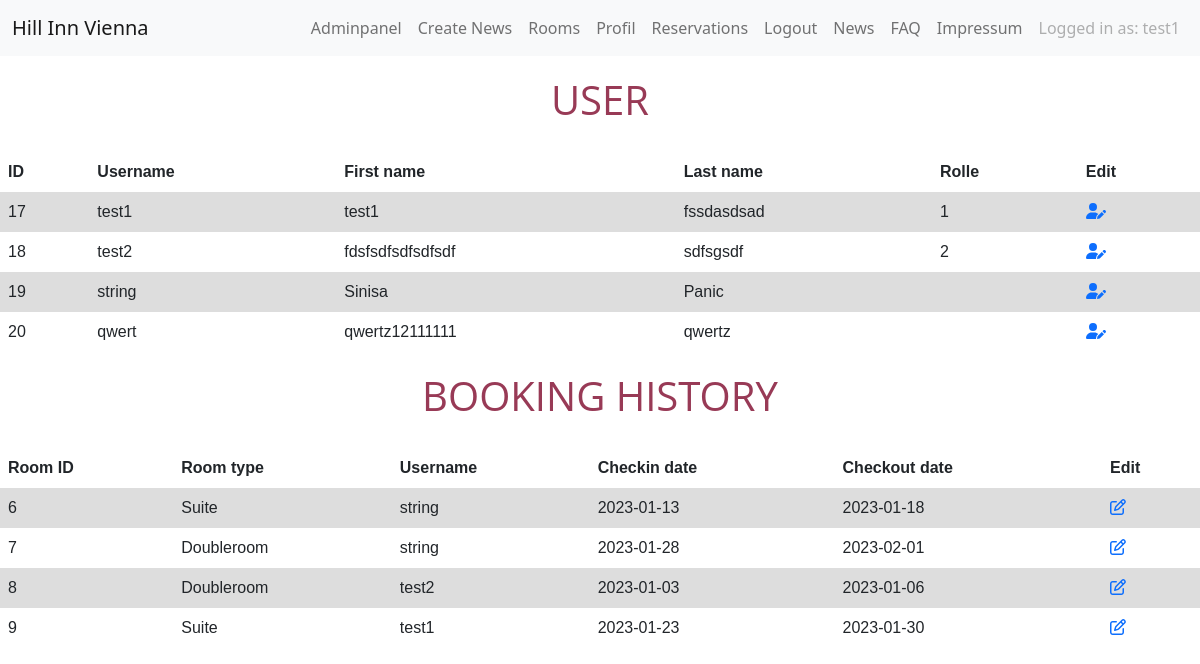
The app's page /inc/admin.php (signed in) with its own data.
### tables this page shows
CREATE TABLE `accounts` (
  `USERNAME` varchar(255) DEFAULT NULL,
  `PASSWORD` varchar(255) DEFAULT NULL,
  `FIRST_NAME` varchar(255) DEFAULT NULL,
  `LAST_NAME` varchar(255) DEFAULT NULL,
  `EMAIL` varchar(255) DEFAULT NULL,
  `SALUTATION` varchar(255) DEFAULT NULL,
  `ID` int(255) NOT NULL,
  `GROUP` int(10) DEFAULT NULL,
  `ACTIVE` int(20) NOT NULL DEFAULT 1
);

CREATE TABLE `rooms` (
  `ROOM_ID` int(255) NOT NULL,
  `ROOM_TYPE` varchar(255) NOT NULL,
  `GUEST_FIRSTNAME` varchar(255) DEFAULT NULL,
  `GUEST_LASTNAME` varchar(255) DEFAULT NULL,
  `CHECKIN_DATE` date NOT NULL,
  `CHECKOUT_DATE` date NOT NULL,
  `RESERVATION_TIME` timestamp NOT NULL DEFAULT current_timestamp(),
  `STAT` varchar(255) NOT NULL DEFAULT 'New',
  `BREAKFAST` varchar(255) NOT NULL DEFAULT 'No',
  `PARKING` varchar(255) NOT NULL DEFAULT 'No',
  `PET` varchar(255) NOT NULL DEFAULT 'No',
  `USERNAME` varchar(255) NOT NULL
);

### inc/admin.php (the view, shortened to what this page needs)
<!DOCTYPE html>
<html lang="en">
<head>
    <link rel="stylesheet" href="/res/admin.css">
    <link rel="stylesheet" href="/res/main.css">
</head>
<body>
<?php
  include "nav.php";
?>
<h1>User</h1>
<table>
    <tr>
    <th>ID</th>
    <th>Username</th>
    <th>First name</th>
    <th>Last name</th>
    <th>Rolle</th>
    <th>Edit</th>
    </tr>
<?php
require("../config/dbaccess.php");
$stmt = $mysql->prepare("SELECT * FROM accounts");
$stmt->execute();
while($row = $stmt->fetch()){
    ?>
    <tr>
      <td><?php echo $row["ID"] ?></td>
      <td><?php echo $row["USERNAME"] ?></td>
      <td><?php echo $row["FIRST_NAME"] ?></td>
      <td><?php echo $row["LAST_NAME"] ?></td>
      <td><?php echo $row["GROUP"] ?></td>
      <td><a href="useredit.php?id=<?php echo $row["USERNAME"]?>"><i class="fa-solid fa-user-pen"></i></td>
      </tr>
      <?php
}
?>
</table>
<h1>Booking history</h1>
<table>
    <tr>
    <th>Room ID</th>
    <th>Room type</th>
    <th>Username</th>
    <th>Checkin date</th>
    <th>Checkout date</th>
    <th>Edit</th>
    </tr>
<?php
require("../config/dbaccess.php");
$stmt = $mysql->prepare("SELECT * FROM rooms");
$stmt->execute();
while($row = $stmt->fetch()){
    ?>
    <tr>
      <td><?php echo $row["ROOM_ID"] ?></td>
      <td><?php echo $row["ROOM_TYPE"] ?></td>
      <td><?php echo $row["USERNAME"] ?></td>
      <td><?php echo $row["CHECKIN_DATE"] ?></td>
      <td><?php echo $row["CHECKOUT_DATE"] ?></td>
      <td><a href="bookingedit.php?id=<?php echo $row["ROOM_ID"]?>"><i class="fa-regular fa-pen-to-square"></i></td>
      </tr>
      <?php
}
?>
</table>
</body>
</html>

### res/admin.css (style rules this page uses)
table { font-family: arial, sans-serif; border-collapse: collapse; width: 100%; }
td, th { border: 2px solid #dddddd; text-align: left; padding: 8px; }
tr:nth-child(even) { background-color: #dddddd; }

### res/main.css (style rules this page uses)
body { background-color: whitesmoke; width: 100%; height: 100%; }
h1 { list-style: none; font-family: 'Open Sans', sans-serif; font-size: 30px; padding: 20px; text-transform: uppercase; text-align: center; color: rgb(152, 58, 86); font-size: 40px; }

### res/style.css (style rules this page uses)
html { scroll-behavior: smooth; }

### res/signin.css (style rules this page uses)
body { margin-bottom: 60px; }

### records on screen
accounts: ID "17", USERNAME "test1", FIRST_NAME "test1", LAST_NAME "fssdasdsad", GROUP "1"
accounts: ID "18", USERNAME "test2", FIRST_NAME "fdsfsdfsdfsdfsdf", LAST_NAME "sdfsgsdf", GROUP "2"
accounts: ID "19", USERNAME "string", FIRST_NAME "Sinisa", LAST_NAME "Panic"
accounts: ID "20", USERNAME "qwert", FIRST_NAME "qwertz12111111", LAST_NAME "qwertz"
rooms: ROOM_ID "6", ROOM_TYPE "Suite", USERNAME "string", CHECKIN_DATE "2023-01-13", CHECKOUT_DATE "2023-01-18"
rooms: ROOM_ID "7", ROOM_TYPE "Doubleroom", USERNAME "string", CHECKIN_DATE "2023-01-28", CHECKOUT_DATE "2023-02-01"
rooms: ROOM_ID "8", ROOM_TYPE "Doubleroom", USERNAME "test2", CHECKIN_DATE "2023-01-03", CHECKOUT_DATE "2023-01-06"
rooms: ROOM_ID "9", ROOM_TYPE "Suite", USERNAME "test1", CHECKIN_DATE "2023-01-23", CHECKOUT_DATE "2023-01-30"

### other values on screen
$_SESSION["username"] "test1"
